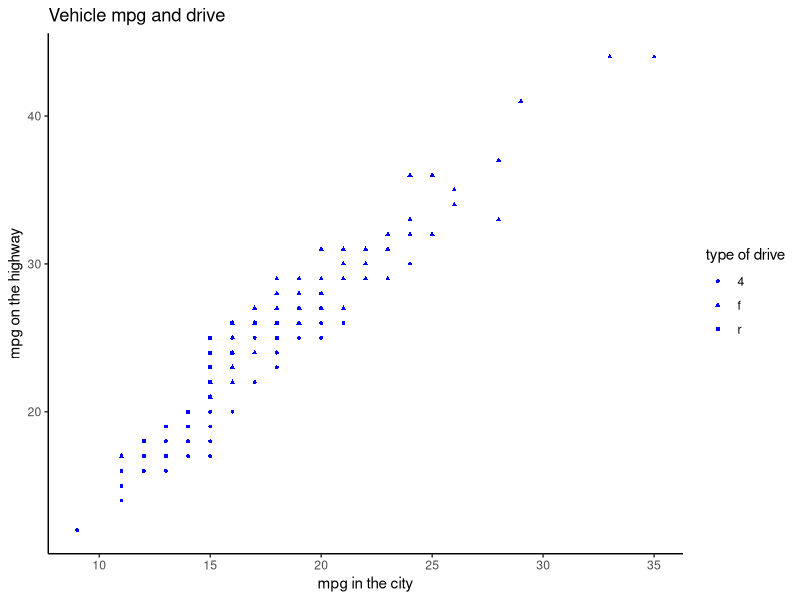
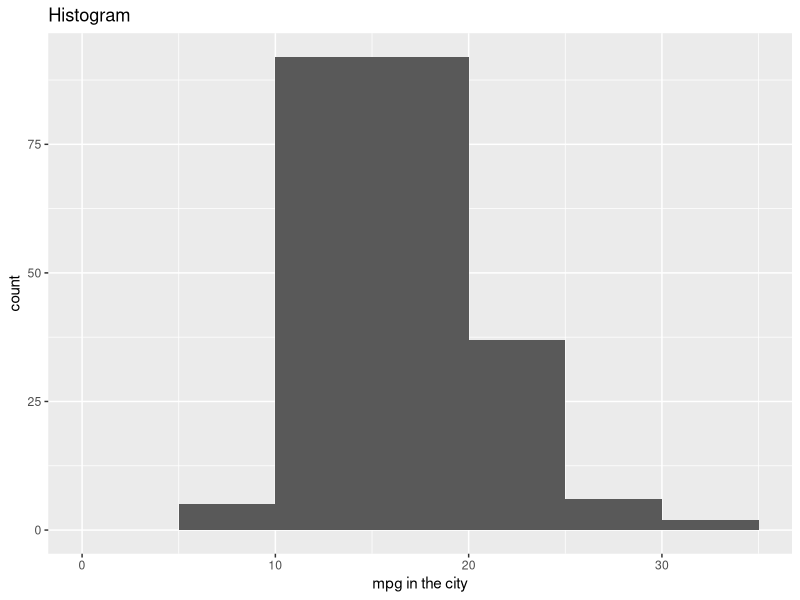
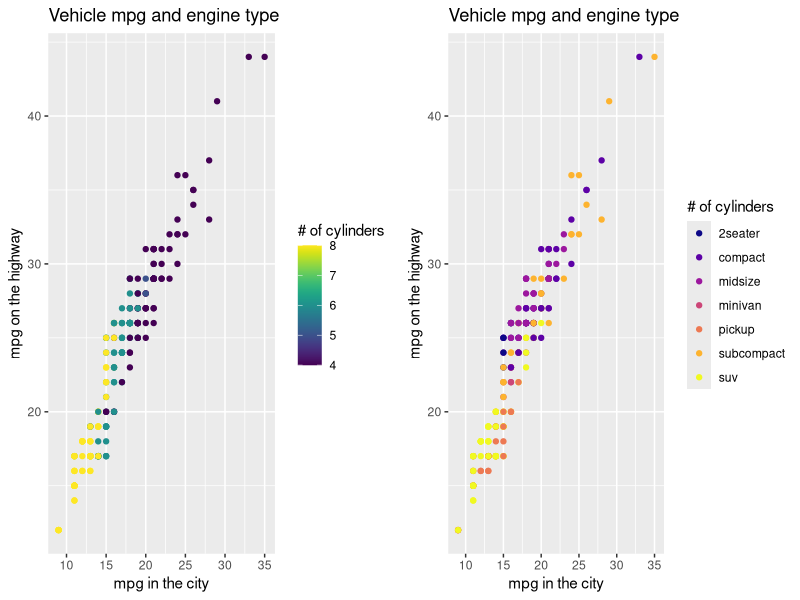
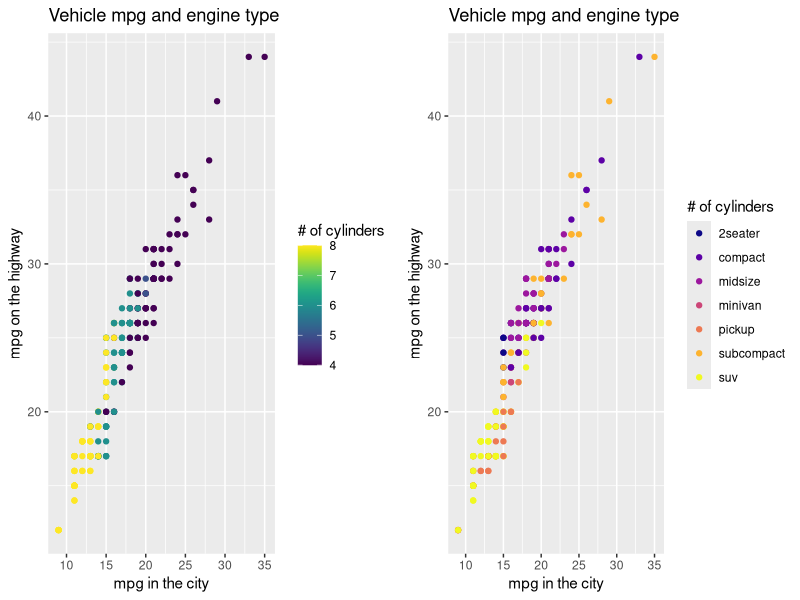

Write R code to recreate these figures, in order.
#### SETUP ####
getwd()
setwd('/Users/kalenclifton/intersession_data_2024/code/coding_day4/')
library(datasets)
library(viridis)

#install.packages('ggplot2')
library(ggplot2)
#install.packages('gridExtra')
library(gridExtra)
data("mpg")

#### DATA ####
class(mpg)
dim(mpg)
head(mpg)
summary(mpg)

#### PLOTTING ####

## Code Template
# plt <- ggplot(data = <DATA>) + 
#  <GEOM_FUNCTION>(mapping = aes(<MAPPINGS>)) +
#  labs(title = <"TITLE">, x= <"X AXIS LABEL">, y= <"Y AXIS LABEL"> )

#Example

## plot scatter plot with 
## cty and hwy encoded as positions on x and y axis 
## and drv encoded as shape

ggplot(data = mpg) +
  geom_point(mapping = aes(x=cty, y=hwy, shape=drv), size=1, color='blue')  +
  labs(title = "Vehicle mpg and drive", x= "mpg in the city", y= "mpg on the highway", shape="type of drive" ) +
  theme_classic()

## plot histogram
## cty as position on x axis 
## set breaks of histogram starting at 0, ending at 35, every 5th number
ggplot(data = mpg) +
  geom_histogram(mapping = aes(x=cty), breaks = seq(0,35,5)) +
  labs(title = "Histogram", x= "mpg in the city", y= "count" )

## plot scatter plot with 
## cty and hwy encoded as positions on x and y axis 
## and quantitative variable cyl encoded as color/hue

p1 <- ggplot(data = mpg) +
  geom_point(mapping = aes(x=cty, y=hwy, color=cyl)) +
  scale_color_viridis() +
  labs(title = "Vehicle mpg and engine type", x= "mpg in the city", y= "mpg on the highway", color="# of cylinders" )

## plot scatter plot with 
## cty and hwy encoded as positions on x and y axis 
## and categorical variable class encoded as color/hue

p2 <- ggplot(data = mpg) +
  geom_point(mapping = aes(x=cty, y=hwy, color=class)) +
  scale_color_viridis(discrete = TRUE, option = "plasma") + 
  labs(title = "Vehicle mpg and engine type", x= "mpg in the city", y= "mpg on the highway", color="# of cylinders" )

## multi-panel visualizations
grid.arrange(p1, p2, ncol=2, nrow = 1)

## save figure
png('vehicle_characteristics.png', width=10, height=5,res=400,units="in") ## save figure
grid.arrange(p1, p2, ncol=2, nrow = 1)
dev.off()






